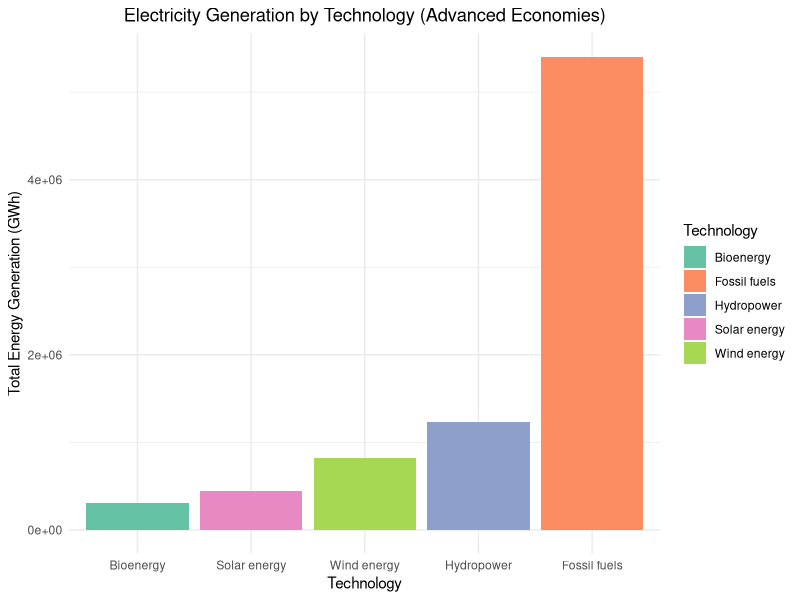
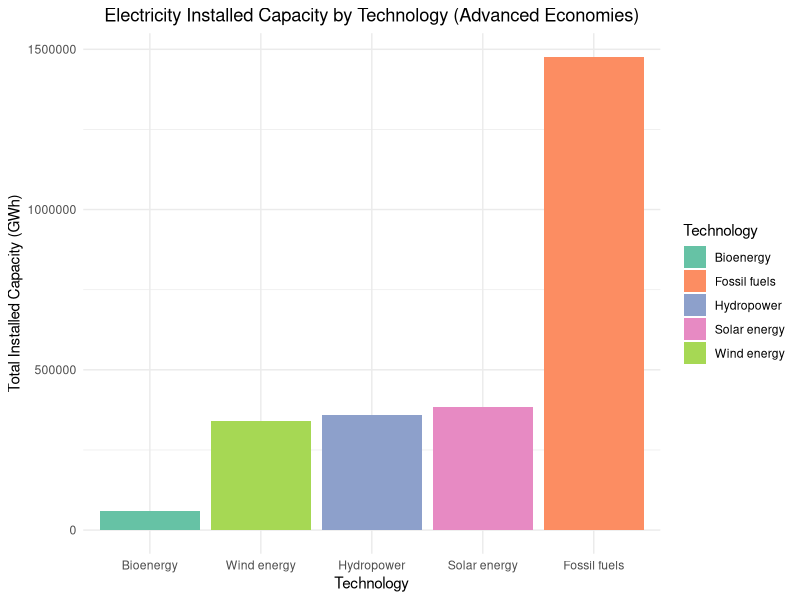

Recreate these plots in R, in order.
library(dplyr)
library(ggplot2)
library(readr)

data <- read_csv("Renewable_energy.csv")  # Replace with your actual file path

data <- data %>%
  mutate(Technology = ifelse(Technology == "Hydropower (excl. Pumped Storage)", "Hydropower", Technology))

data <- data %>%
  filter(grepl("Advanced Economies", Country, ignore.case = TRUE))

data <- data %>%
  mutate(
    Energy_GWh = ifelse(grepl("MWh", Unit, ignore.case = TRUE), F2021 / 1000, F2021)
  )

common_technologies <- sort(unique(data$Technology))

data_generation <- data %>%
  filter(Indicator == "Electricity Generation") %>%
  mutate(Technology = factor(Technology, levels = common_technologies))

tech_summary_generation <- data_generation %>%
  group_by(Technology) %>%
  summarise(Total_Energy = sum(Energy_GWh, na.rm = TRUE))

p_generation <- ggplot(tech_summary_generation, aes(x = reorder(Technology, Total_Energy), y = Total_Energy, fill = Technology)) +
  geom_bar(stat = "identity") +
  xlab("Technology") +
  ylab("Total Energy Generation (GWh)") +
  ggtitle("Electricity Generation by Technology (Advanced Economies)") +
  theme_minimal() +
  theme(
    plot.title = element_text(hjust = 0.5)
  ) +
  scale_fill_brewer(palette = "Set2")

png(filename = "Electricity_Generation_Adv.png", width = 2400, height = 1600, res = 300)
print(p_generation)
dev.off()

data_installed <- data %>%
  filter(Indicator == "Electricity Installed Capacity") %>%
  mutate(Technology = factor(Technology, levels = common_technologies))

tech_summary_installed <- data_installed %>%
  group_by(Technology) %>%
  summarise(Total_Energy = sum(Energy_GWh, na.rm = TRUE))

p_installed <- ggplot(tech_summary_installed, aes(x = reorder(Technology, Total_Energy), y = Total_Energy, fill = Technology)) +
  geom_bar(stat = "identity") +
  xlab("Technology") +
  ylab("Total Installed Capacity (GWh)") +
  ggtitle("Electricity Installed Capacity by Technology (Advanced Economies)") +
  theme_minimal() +
  theme(
    plot.title = element_text(hjust = 0.5)
  ) +
  scale_fill_brewer(palette = "Set2")

png(filename = "Electricity_Installed_Capacity_Adv.png", width = 2400, height = 1600, res = 300)
print(p_installed)
dev.off()